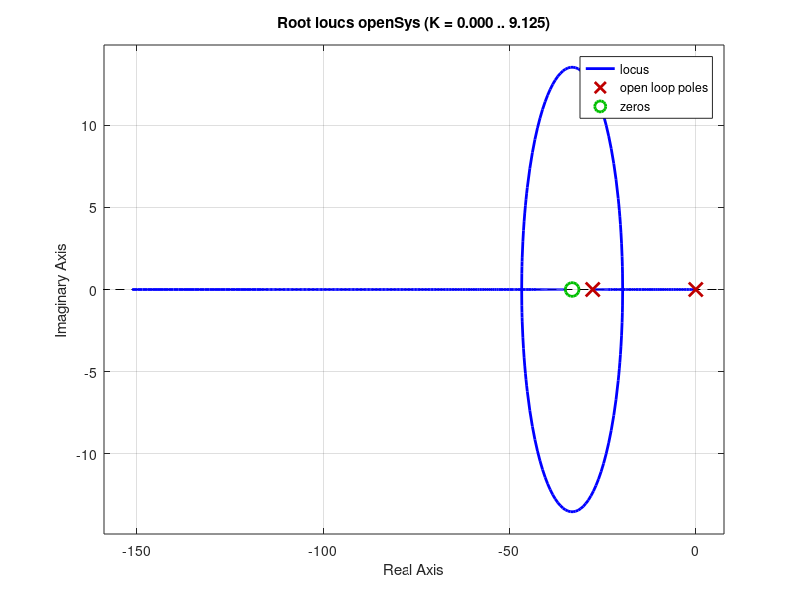

Here is the MATLAB script that generated this plot: (Note: this script raises an error after producing the figure.)
clc
clear

%found parameter of dc motor from the ekf indentication
a = 27.65; b = 17.35;
z = 1.2*a;
Nc = [1 z]; Dc = [1 0];
Np = 1; Dp = [1 a];
C = tf(Nc,Dc); G = tf(Np,Dp);
openSys = C*G*b;
closeSys = feedback(openSys,1);
figure(1); rlocus(openSys)
figure(2); subplot 211;step(closeSys)
Kp = 4; % enter kp here after look at the root locus
closeSysFinal = feedback(Kp*openSys,1);
subplot 212; step(closeSysFinal);